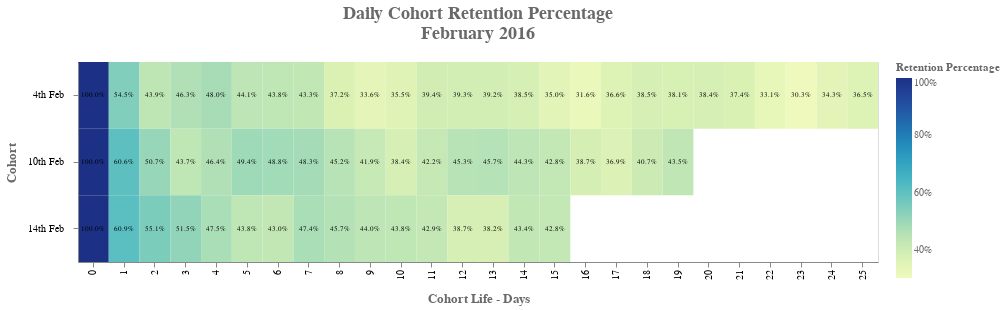

Write notebook code for a chart like this one.
### Code cell
# Plot the retention heatmap

## Retention Heat Map
fig2 = alt.Chart(cohort_ret_all).mark_rect().encode(
        alt.X('Cohort Life Time:O', title='Cohort Life - Days'),
        alt.Y('Cohort:O', title= 'Cohort', sort=["4th Feb","10th Feb","14th Feb"]),
        alt.Color('Retention Percentage:Q', title='Retention Percentage', legend = alt.Legend(format=".0%")),
        tooltip=[alt.Tooltip('Date', title = 'Date'),
                 alt.Tooltip('Cohort', title = 'Cohort'),
                 alt.Tooltip('Number of Users:Q', title = 'Number of Users'),
                 alt.Tooltip('Retention Percentage:Q', title = 'Retention Percentage', format=(".2%"))]
).properties(
    height= 200,
    width = 800 ,title=["Daily Cohort Retention Percentage", "February 2016"]
)


chart_b = alt.layer(fig2
    ).configure_title(fontSize=18,font='Helvetica Sans', color='dimgrey', dy=-15
    ).configure_legend(labelFontSize=10, titleColor ='dimgray', titleFont = "Helvetica Sans", labelColor = 'dimgray'
    ).configure_axisY(labelPadding=10, titleX=-60, labelFontSize=10,titleFontSize=13, titleColor = 'dimgray', titleFont = 'Helvetica Sans' 
    ).configure_axisX(grid=False,titleY=30,titleFontSize=13, labelFontSize=10, titleColor = 'dimgray', titleFont = 'Helvetica Sans'
    ).configure_axis(gridOpacity = 1
    )
    

annotation = alt.Chart(cohort_ret_all).mark_text(
    align='center',
    baseline='middle',
    fontSize = 7,
    dx = 0
).encode(
    x='Cohort Life Time:O',
    y=alt.Y('Cohort:O', title= 'Cohort', sort=["4th Feb","10th Feb","14th Feb"]),
    text=alt.Text('Retention Percentage:Q' , format=(".1%"))
)    
    
    
    
chart_b2 = chart_b + annotation
chart_b2

### Figure 1 — Vega-Lite specification as saved in the notebook (floating-point values rounded to 4 significant figures)
{"config": {"view": {"continuousWidth": 400, "continuousHeight": 300}, "axis": {"gridOpacity": 1}, "axisX": {"grid": false, "labelFontSize": 10, "titleColor": "dimgray", "titleFont": "Helvetica Sans", "titleFontSize": 13, "titleY": 30}, "axisY": {"labelFontSize": 10, "labelPadding": 10, "titleColor": "dimgray", "titleFont": "Helvetica Sans", "titleFontSize": 13, "titleX": -60}, "legend": {"labelColor": "dimgray", "labelFontSize": 10, "titleColor": "dimgray", "titleFont": "Helvetica Sans"}, "title": {"color": "dimgrey", "dy": -15, "font": "Helvetica Sans", "fontSize": 18}}, "layer": [{"mark": "rect", "encoding": {"color": {"type": "quantitative", "field": "Retention Percentage", "legend": {"format": ".0%"}, "title": "Retention Percentage"}, "tooltip": [{"type": "temporal", "field": "Date", "title": "Date"}, {"type": "nominal", "field": "Cohort", "title": "Cohort"}, {"type": "quantitative", "field": "Number of Users", "title": "Number of Users"}, {"type": "quantitative", "field": "Retention Percentage", "format": ".2%", "title": "Retention Percentage"}], "x": {"type": "ordinal", "field": "Cohort Life Time", "title": "Cohort Life - Days"}, "y": {"type": "ordinal", "field": "Cohort", "sort": ["4th Feb", "10th Feb", "14th Feb"], "title": "Cohort"}}, "height": 200, "title": ["Daily Cohort Retention Percentage", "February 2016"], "width": 800}, {"mark": {"type": "text", "align": "center", "baseline": "middle", "dx": 0, "fontSize": 7}, "encoding": {"text": {"type": "quantitative", "field": "Retention Percentage", "format": ".1%"}, "x": {"type": "ordinal", "field": "Cohort Life Time"}, "y": {"type": "ordinal", "field": "Cohort", "sort": ["4th Feb", "10th Feb", "14th Feb"], "title": "Cohort"}}}], "data": {"name": "data-693614a6f53676ba395135f5aa8c8b0c"}, "$schema": "https://vega.github.io/schema/vega-lite/v4.0.0.json", "datasets": {"data-693614a6f53676ba395135f5aa8c8b0c": [{"Date": "2016-02-04T00:00:00", "Retention Percentage": 1.0, "Cohort Life Time": 0, "Number of Users": 2735, "Cohort": "4th Feb", "date": "Feb 04"}, {"Date": "2016-02-05T00:00:00", "Retention Percentage": 0.5448, "Cohort Life Time": 1, "Number of Users": 1490, "Cohort": "4th Feb", "date": "Feb 05"}, {"Date": "2016-02-06T00:00:00", "Retention Percentage": 0.4395, "Cohort Life Time": 2, "Number of Users": 1202, "Cohort": "4th Feb", "date": "Feb 06"}, {"Date": "2016-02-07T00:00:00", "Retention Percentage": 0.4629, "Cohort Life Time": 3, "Number of Users": 1266, "Cohort": "4th Feb", "date": "Feb 07"}, {"Date": "2016-02-08T00:00:00", "Retention Percentage": 0.4801, "Cohort Life Time": 4, "Number of Users": 1313, "Cohort": "4th Feb", "date": "Feb 08"}, {"Date": "2016-02-09T00:00:00", "Retention Percentage": 0.441, "Cohort Life Time": 5, "Number of Users": 1206, "Cohort": "4th Feb", "date": "Feb 09"}, {"Date": "2016-02-10T00:00:00", "Retention Percentage": 0.4377, "Cohort Life Time": 6, "Number of Users": 1197, "Cohort": "4th Feb", "date": "Feb 10"}, {"Date": "2016-02-11T00:00:00", "Retention Percentage": 0.4329, "Cohort Life Time": 7, "Number of Users": 1184, "Cohort": "4th Feb", "date": "Feb 11"}, {"Date": "2016-02-12T00:00:00", "Retention Percentage": 0.3718, "Cohort Life Time": 8, "Number of Users": 1017, "Cohort": "4th Feb", "date": "Feb 12"}, {"Date": "2016-02-13T00:00:00", "Retention Percentage": 0.3364, "Cohort Life Time": 9, "Number of Users": 920, "Cohort": "4th Feb", "date": "Feb 13"}, {"Date": "2016-02-14T00:00:00", "Retention Percentage": 0.355, "Cohort Life Time": 10, "Number of Users": 971, "Cohort": "4th Feb", "date": "Feb 14"}, {"Date": "2016-02-15T00:00:00", "Retention Percentage": 0.3938, "Cohort Life Time": 11, "Number of Users": 1077, "Cohort": "4th Feb", "date": "Feb 15"}, {"Date": "2016-02-16T00:00:00", "Retention Percentage": 0.3927, "Cohort Life Time": 12, "Number of Users": 1074, "Cohort": "4th Feb", "date": "Feb 16"}, {"Date": "2016-02-17T00:00:00", "Retention Percentage": 0.3916, "Cohort Life Time": 13, "Number of Users": 1071, "Cohort": "4th Feb", "date": "Feb 17"}, {"Date": "2016-02-18T00:00:00", "Retention Percentage": 0.3846, "Cohort Life Time": 14, "Number of Users": 1052, "Cohort": "4th Feb", "date": "Feb 18"}, {"Date": "2016-02-19T00:00:00", "Retention Percentage": 0.3495, "Cohort Life Time": 15, "Number of Users": 956, "Cohort": "4th Feb", "date": "Feb 19"}, {"Date": "2016-02-20T00:00:00", "Retention Percentage": 0.3159, "Cohort Life Time": 16, "Number of Users": 864, "Cohort": "4th Feb", "date": "Feb 20"}, {"Date": "2016-02-21T00:00:00", "Retention Percentage": 0.3664, "Cohort Life Time": 17, "Number of Users": 1002, "Cohort": "4th Feb", "date": "Feb 21"}, {"Date": "2016-02-22T00:00:00", "Retention Percentage": 0.385, "Cohort Life Time": 18, "Number of Users": 1053, "Cohort": "4th Feb", "date": "Feb 22"}, {"Date": "2016-02-23T00:00:00", "Retention Percentage": 0.3814, "Cohort Life Time": 19, "Number of Users": 1043, "Cohort": "4th Feb", "date": "Feb 23"}, {"Date": "2016-02-24T00:00:00", "Retention Percentage": 0.3835, "Cohort Life Time": 20, "Number of Users": 1049, "Cohort": "4th Feb", "date": "Feb 24"}, {"Date": "2016-02-25T00:00:00", "Retention Percentage": 0.3744, "Cohort Life Time": 21, "Number of Users": 1024, "Cohort": "4th Feb", "date": "Feb 25"}, {"Date": "2016-02-26T00:00:00", "Retention Percentage": 0.3309, "Cohort Life Time": 22, "Number of Users": 905, "Cohort": "4th Feb", "date": "Feb 26"}, {"Date": "2016-02-27T00:00:00", "Retention Percentage": 0.3031, "Cohort Life Time": 23, "Number of Users": 829, "Cohort": "4th Feb", "date": "Feb 27"}, {"Date": "2016-02-28T00:00:00", "Retention Percentage": 0.3426, "Cohort Life Time": 24, "Number of Users": 937, "Cohort": "4th Feb", "date": "Feb 28"}, {"Date": "2016-02-29T00:00:00", "Retention Percentage": 0.3649, "Cohort Life Time": 25, "Number of Users": 998, "Cohort": "4th Feb", "date": "Feb 29"}, {"Date": "2016-02-10T00:00:00", "Retention Percentage": 1.0, "Cohort Life Time": 0, "Number of Users": 3129, "Cohort": "10th Feb", "date": "Feb 10"}, {"Date": "2016-02-11T00:00:00", "Retention Percentage": 0.6056, "Cohort Life Time": 1, "Number of Users": 1895, "Cohort": "10th Feb", "date": "Feb 11"}, {"Date": "2016-02-12T00:00:00", "Retention Percentage": 0.5069, "Cohort Life Time": 2, "Number of Users": 1586, "Cohort": "10th Feb", "date": "Feb 12"}, {"Date": "2016-02-13T00:00:00", "Retention Percentage": 0.4372, "Cohort Life Time": 3, "Number of Users": 1368, "Cohort": "10th Feb", "date": "Feb 13"}, {"Date": "2016-02-14T00:00:00", "Retention Percentage": 0.4637, "Cohort Life Time": 4, "Number of Users": 1451, "Cohort": "10th Feb", "date": "Feb 14"}, {"Date": "2016-02-15T00:00:00", "Retention Percentage": 0.4944, "Cohort Life Time": 5, "Number of Users": 1547, "Cohort": "10th Feb", "date": "Feb 15"}, {"Date": "2016-02-16T00:00:00", "Retention Percentage": 0.4877, "Cohort Life Time": 6, "Number of Users": 1526, "Cohort": "10th Feb", "date": "Feb 16"}, {"Date": "2016-02-17T00:00:00", "Retention Percentage": 0.4832, "Cohort Life Time": 7, "Number of Users": 1512, "Cohort": "10th Feb", "date": "Feb 17"}, {"Date": "2016-02-18T00:00:00", "Retention Percentage": 0.4522, "Cohort Life Time": 8, "Number of Users": 1415, "Cohort": "10th Feb", "date": "Feb 18"}, {"Date": "2016-02-19T00:00:00", "Retention Percentage": 0.4187, "Cohort Life Time": 9, "Number of Users": 1310, "Cohort": "10th Feb", "date": "Feb 19"}, {"Date": "2016-02-20T00:00:00", "Retention Percentage": 0.3841, "Cohort Life Time": 10, "Number of Users": 1202, "Cohort": "10th Feb", "date": "Feb 20"}, {"Date": "2016-02-21T00:00:00", "Retention Percentage": 0.4222, "Cohort Life Time": 11, "Number of Users": 1321, "Cohort": "10th Feb", "date": "Feb 21"}, {"Date": "2016-02-22T00:00:00", "Retention Percentage": 0.4525, "Cohort Life Time": 12, "Number of Users": 1416, "Cohort": "10th Feb", "date": "Feb 22"}, {"Date": "2016-02-23T00:00:00", "Retention Percentage": 0.4567, "Cohort Life Time": 13, "Number of Users": 1429, "Cohort": "10th Feb", "date": "Feb 23"}, {"Date": "2016-02-24T00:00:00", "Retention Percentage": 0.4426, "Cohort Life Time": 14, "Number of Users": 1385, "Cohort": "10th Feb", "date": "Feb 24"}, {"Date": "2016-02-25T00:00:00", "Retention Percentage": 0.4279, "Cohort Life Time": 15, "Number of Users": 1339, "Cohort": "10th Feb", "date": "Feb 25"}, {"Date": "2016-02-26T00:00:00", "Retention Percentage": 0.3873, "Cohort Life Time": 16, "Number of Users": 1212, "Cohort": "10th Feb", "date": "Feb 26"}, {"Date": "2016-02-27T00:00:00", "Retention Percentage": 0.3688, "Cohort Life Time": 17, "Number of Users": 1154, "Cohort": "10th Feb", "date": "Feb 27"}, {"Date": "2016-02-28T00:00:00", "Retention Percentage": 0.4075, "Cohort Life Time": 18, "Number of Users": 1275, "Cohort": "10th Feb", "date": "Feb 28"}, {"Date": "2016-02-29T00:00:00", "Retention Percentage": 0.4346, "Cohort Life Time": 19, "Number of Users": 1360, "Cohort": "10th Feb", "date": "Feb 29"}, {"Date": "2016-02-14T00:00:00", "Retention Percentage": 1.0, "Cohort Life Time": 0, "Number of Users": 2761, "Cohort": "14th Feb", "date": "Feb 14"}, {"Date": "2016-02-15T00:00:00", "Retention Percentage": 0.6092, "Cohort Life Time": 1, "Number of Users": 1682, "Cohort": "14th Feb", "date": "Feb 15"}, {"Date": "2016-02-16T00:00:00", "Retention Percentage": 0.5505, "Cohort Life Time": 2, "Number of Users": 1520, "Cohort": "14th Feb", "date": "Feb 16"}, {"Date": "2016-02-17T00:00:00", "Retention Percentage": 0.515, "Cohort Life Time": 3, "Number of Users": 1422, "Cohort": "14th Feb", "date": "Feb 17"}, {"Date": "2016-02-18T00:00:00", "Retention Percentage": 0.4748, "Cohort Life Time": 4, "Number of Users": 1311, "Cohort": "14th Feb", "date": "Feb 18"}, {"Date": "2016-02-19T00:00:00", "Retention Percentage": 0.4375, "Cohort Life Time": 5, "Number of Users": 1208, "Cohort": "14th Feb", "date": "Feb 19"}, {"Date": "2016-02-20T00:00:00", "Retention Percentage": 0.4299, "Cohort Life Time": 6, "Number of Users": 1187, "Cohort": "14th Feb", "date": "Feb 20"}, {"Date": "2016-02-21T00:00:00", "Retention Percentage": 0.4741, "Cohort Life Time": 7, "Number of Users": 1309, "Cohort": "14th Feb", "date": "Feb 21"}, {"Date": "2016-02-22T00:00:00", "Retention Percentage": 0.4574, "Cohort Life Time": 8, "Number of Users": 1263, "Cohort": "14th Feb", "date": "Feb 22"}, {"Date": "2016-02-23T00:00:00", "Retention Percentage": 0.4404, "Cohort Life Time": 9, "Number of Users": 1216, "Cohort": "14th Feb", "date": "Feb 23"}, {"Date": "2016-02-24T00:00:00", "Retention Percentage": 0.4382, "Cohort Life Time": 10, "Number of Users": 1210, "Cohort": "14th Feb", "date": "Feb 24"}, {"Date": "2016-02-25T00:00:00", "Retention Percentage": 0.4288, "Cohort Life Time": 11, "Number of Users": 1184, "Cohort": "14th Feb", "date": "Feb 25"}, {"Date": "2016-02-26T00:00:00", "Retention Percentage": 0.3868, "Cohort Life Time": 12, "Number of Users": 1068, "Cohort": "14th Feb", "date": "Feb 26"}, {"Date": "2016-02-27T00:00:00", "Retention Percentage": 0.3825, "Cohort Life Time": 13, "Number of Users": 1056, "Cohort": "14th Feb", "date": "Feb 27"}, {"Date": "2016-02-28T00:00:00", "Retention Percentage": 0.4335, "Cohort Life Time": 14, "Number of Users": 1197, "Cohort": "14th Feb", "date": "Feb 28"}, {"Date": "2016-02-29T00:00:00", "Retention Percentage": 0.4277, "Cohort Life Time": 15, "Number of Users": 1181, "Cohort": "14th Feb", "date": "Feb 29"}]}}
